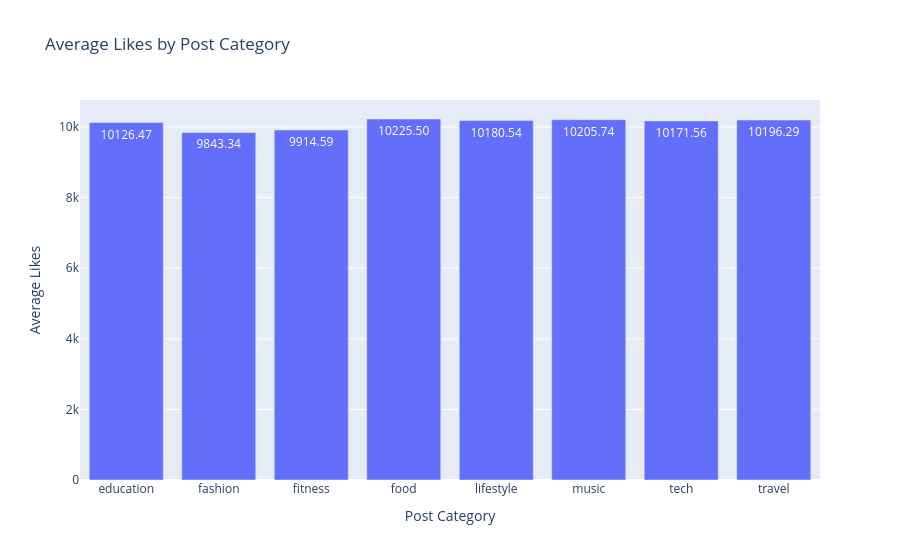

The code cell stored with this chart in its notebook:
### Markdown cell above
<h4 style="color:blue;">6.9.2 Interactive Bar Chart – Average Likes by Category</h4>

### Code cell
category_likes = df.groupby('post_category')['likes'].mean().reset_index()
fig = px.bar(
    category_likes,
    x='post_category',
    y='likes',
    title='Average Likes by Post Category',
    labels={
        'post_category': 'Post Category',
        'likes': 'Average Likes'
    },
    text_auto='.2f'
)
fig.show()

### Figure 1 — Plotly figure (JSON) as saved in the notebook; plotly's stock layout.template omitted (floating-point values rounded to 4 significant figures)
{"data": [{"hovertemplate": "Post Category=%{x}<br>Average Likes=%{y}<extra></extra>", "legendgroup": "", "marker": {"color": "#636efa", "pattern": {"shape": ""}}, "name": "", "orientation": "v", "showlegend": false, "textposition": "auto", "texttemplate": "%{y:.2f}", "type": "bar", "x": ["education", "fashion", "fitness", "food", "lifestyle", "music", "tech", "travel"], "xaxis": "x", "y": [10130.0, 9843.0, 9915.0, 10230.0, 10180.0, 10210.0, 10170.0, 10200.0], "yaxis": "y"}], "layout": {"barmode": "relative", "legend": {"tracegroupgap": 0}, "title": {"text": "Average Likes by Post Category"}, "xaxis": {"anchor": "y", "domain": [0, 1], "title": {"text": "Post Category"}}, "yaxis": {"anchor": "x", "domain": [0, 1], "title": {"text": "Average Likes"}}}}
